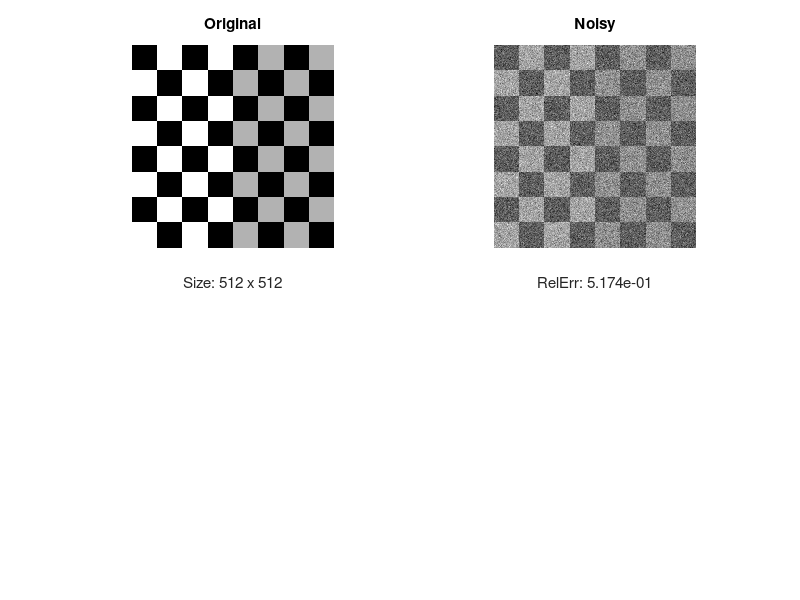

MATLAB code to generate this figure:
clear; close all
np = 64;
I = double(checkerboard(np)); 
m = size(I,1);

ferr = @(x,y) norm(x-y)/norm(y);
Noisy = imnoise(I,'gaussian',0,.1);

subplot(221);imshow(I,[]);     title('Original');
xlabel(sprintf('Size: %i x %i',size(I)));
subplot(222);imshow(Noisy,[]); title('Noisy');
xlabel(sprintf('RelErr: %6.3e',ferr(Noisy(:),I(:))));
drawnow

beta = 5e-5;
tol = 5e-5; maxit = 300;
u0 = Noisy(:); t = 2;

if exist('yzCGD','file') && 1
    t0 = cputime;
    [u,iter,nf] = yzCGD(@TVL2N,1,u0,tol,maxit,u0,t,m,beta);
    tcpu = cputime - t0;
    [f,g] = TVL2N(u,u0,t,m,beta);
    fprintf('yzCGD:  iter %3i, nf = %4i, tcpu = %6.2e\n',iter,nf,tcpu)
    fprintf('yzCGD:  f = %12.6e, norm(g) = %9.3e \n\n',f,norm(g))
    U = reshape(u,m,m);
    subplot(223);imshow(U,[]); title('Denoised by yzCGD');
    xlabel(sprintf('RelErr: %6.3e',ferr(U(:),I(:))));
    drawnow
end

if exist('myCGD','file') && 1
    t0 = cputime;
    [u,iter,nf] = myCGD(@TVL2N,1,u0,tol,maxit,u0,t,m,beta);
    tcpu = cputime - t0;
    [f,g] = TVL2N(u,u0,t,m,beta);
    fprintf('myCGD:  iter %3i, nf = %4i, tcpu = %6.2e\n',iter,nf,tcpu)
    fprintf('myCGD:  f = %12.6e, norm(g) = %9.3e \n\n',f,norm(g))
    U = reshape(u,m,m);
    subplot(224);imshow(U,[]); title('Denoised by myCGD');
    xlabel(sprintf('RelErr: %6.3e',ferr(U(:),I(:))));
end